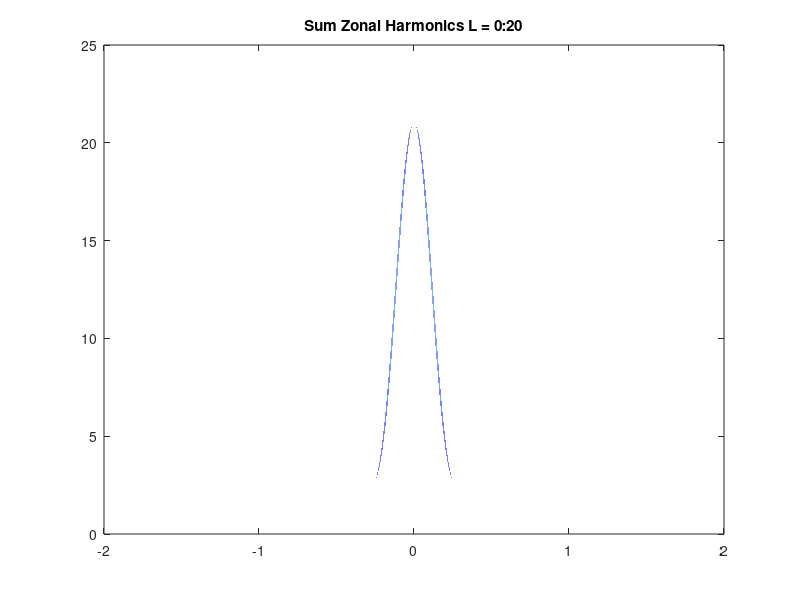
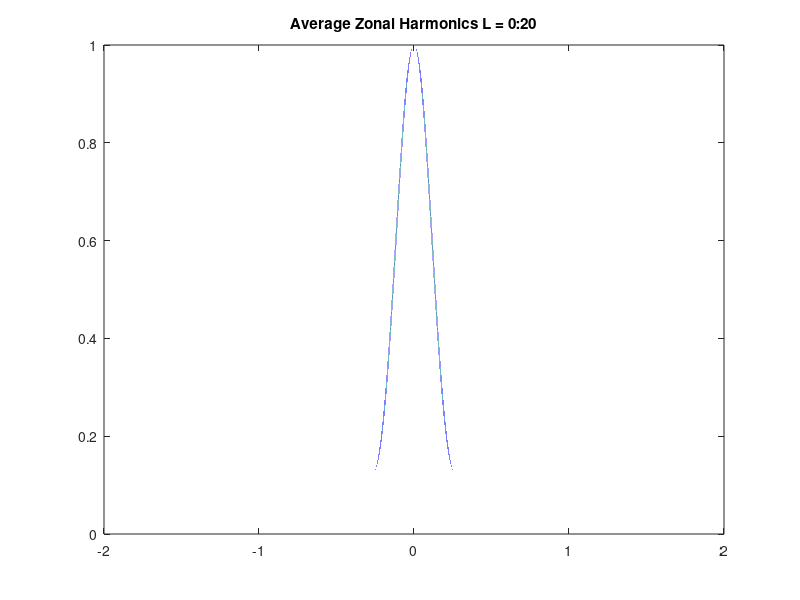

MATLAB code to generate these figures, in order:
theta = linspace(-pi/2, pi/2, 720000);
z1 = linspace(0, 1, 360000);
z2 = linspace(1, 0, 360000);
z = [z1, z2];
max = 20;

%fun = @(p, t) sin(t).^3.*cos(p).*sin(p).^2 + 2*sin(t).^2.*cos(p).*sin(p).*cos(t) - sin(t).^3.*cos(p).^3;

Plm = legendre(0,cos(theta), 'sch');
sum = Plm;
for t = 1:max
    disp(t);
    l = t;
    Plm = legendre(l,cos(theta), 'sch');
    sum = sum + Plm(1, :); 
    clear Plm
end

f1 = figure;
plot(theta, sum);
title(['Sum Zonal Harmonics L = 0:', num2str(max)]);

f2 = figure;
plot(theta, sum/(max+1));
title(['Average Zonal Harmonics L = 0:', num2str(max)]);